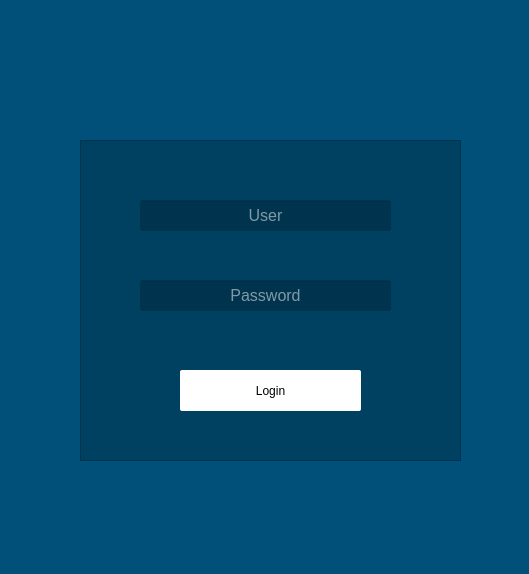
<?xml version="1.0" encoding="UTF-8"?>
<ui version="4.0">
 <class>Login</class>
 <widget class="QWidget" name="Login">
  <property name="geometry">
   <rect>
    <x>0</x>
    <y>0</y>
    <width>529</width>
    <height>574</height>
   </rect>
  </property>
  <property name="windowTitle">
   <string>Form</string>
  </property>
  <property name="styleSheet">
   <string notr="true">background-color: rgb(0, 80, 121);</string>
  </property>
  <widget class="QLabel" name="label">
   <property name="geometry">
    <rect>
     <x>190</x>
     <y>20</y>
     <width>161</width>
     <height>111</height>
    </rect>
   </property>
   <property name="styleSheet">
    <string notr="true">background-color:None;</string>
   </property>
   <property name="text">
    <string>&lt;img src=&quot;_imgs/Usuario&quot;/&gt;</string>
   </property>
   <property name="pixmap">
    <pixmap>_imgs/Usuario.png</pixmap>
   </property>
   <property name="scaledContents">
    <bool>true</bool>
   </property>
  </widget>
  <widget class="QFrame" name="frame">
   <property name="geometry">
    <rect>
     <x>80</x>
     <y>140</y>
     <width>381</width>
     <height>321</height>
    </rect>
   </property>
   <property name="styleSheet">
    <string notr="true">background-color: rgba(0,0,0,0.2)</string>
   </property>
   <property name="frameShape">
    <enum>QFrame::StyledPanel</enum>
   </property>
   <property name="frameShadow">
    <enum>QFrame::Raised</enum>
   </property>
   <widget class="QLineEdit" name="txt_login">
    <property name="geometry">
     <rect>
      <x>60</x>
      <y>60</y>
      <width>251</width>
      <height>31</height>
     </rect>
    </property>
    <property name="styleSheet">
     <string notr="true">color:#fff; font-size: 16px;</string>
    </property>
    <property name="text">
     <string/>
    </property>
    <property name="alignment">
     <set>Qt::AlignCenter</set>
    </property>
    <property name="placeholderText">
     <string>User</string>
    </property>
   </widget>
   <widget class="QPushButton" name="btn_login">
    <property name="geometry">
     <rect>
      <x>100</x>
      <y>230</y>
      <width>181</width>
      <height>41</height>
     </rect>
    </property>
    <property name="cursor">
     <cursorShape>PointingHandCursor</cursorShape>
    </property>
    <property name="styleSheet">
     <string notr="true">QPushButton{
	
	font: 12pt &quot;MS Shell Dlg 2&quot;;
	background-color: rgb(255, 255, 255);	
	color: rgb(0, 0, 0);
	border-radius: 2px

}
		


QPushButton:hover{

	background-color: rgb(0, 196, 255);
	color: rgb(0, 0, 0);
	

}

</string>
    </property>
    <property name="text">
     <string>Login</string>
    </property>
   </widget>
   <widget class="QLineEdit" name="txt_password">
    <property name="geometry">
     <rect>
      <x>60</x>
      <y>140</y>
      <width>251</width>
      <height>31</height>
     </rect>
    </property>
    <property name="styleSheet">
     <string notr="true">color:#fff; font-size: 16px;</string>
    </property>
    <property name="text">
     <string/>
    </property>
    <property name="echoMode">
     <enum>QLineEdit::Password</enum>
    </property>
    <property name="alignment">
     <set>Qt::AlignCenter</set>
    </property>
    <property name="placeholderText">
     <string>Password</string>
    </property>
   </widget>
  </widget>
 </widget>
 <tabstops>
  <tabstop>txt_login</tabstop>
  <tabstop>txt_password</tabstop>
  <tabstop>btn_login</tabstop>
 </tabstops>
 <resources/>
 <connections/>
</ui>
